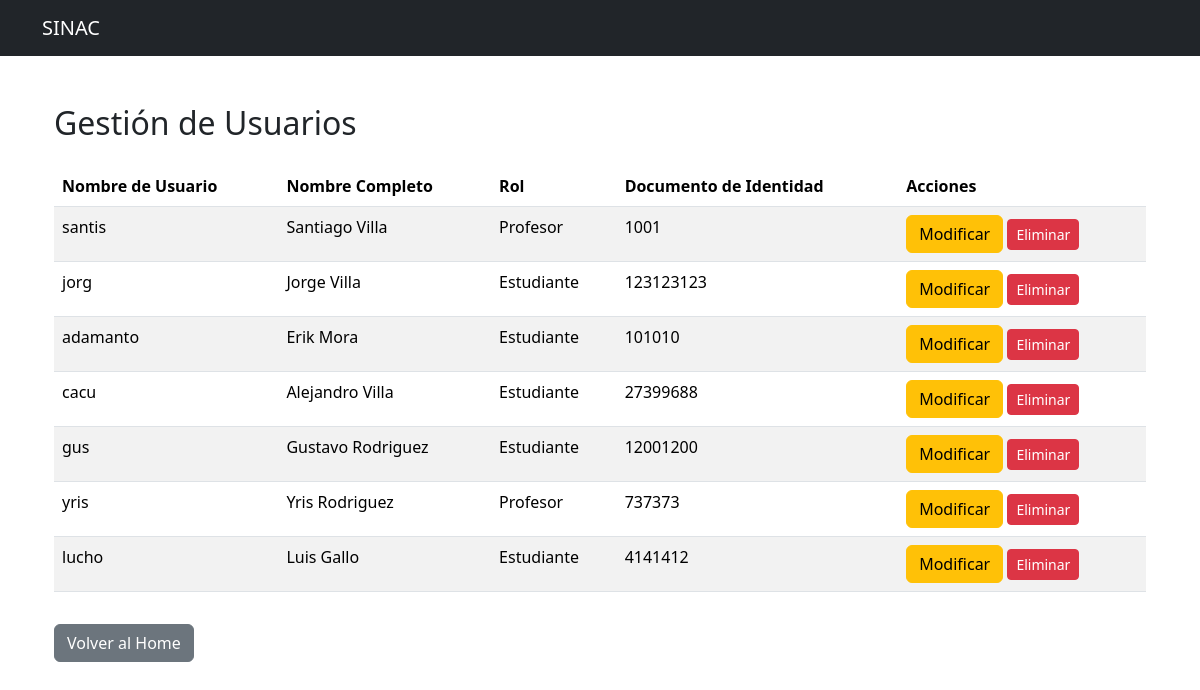
The app's page /usuarios/ (signed in) with its own data.
### SINAC/models.py (models this page shows, shortened)
class Usuario(AbstractUser):
    ADMINISTRADOR = 'ADMINISTRADOR'
    ESTUDIANTE = 'ESTUDIANTE'
    PROFESOR = 'profesor'
    ROLES = [
        (ADMINISTRADOR, 'Administrador'),
        (ESTUDIANTE, 'Estudiante'),
        (PROFESOR, 'Profesor'),
    ]
    rol = models.CharField(max_length=20, choices=ROLES, default=ESTUDIANTE)

class Profesor(models.Model):
    usuario = models.OneToOneField(Usuario, on_delete=models.CASCADE)
    direccion = models.CharField(max_length=255)
    fecha_nacimiento = models.DateField()
    telefono = models.CharField(max_length=15)
    documento = models.CharField(max_length=20, unique=True)
    email = models.EmailField(unique=True)

class Estudiante(models.Model):
    usuario = models.OneToOneField(Usuario, on_delete=models.CASCADE, null=True, blank=True)
    documento = models.CharField(max_length=20, unique=True, default="0000000000")
    fecha_nacimiento = models.DateField()
    telefono_acudiente = models.CharField(max_length=15, default="0000000000")
    direccion = models.CharField(max_length=255, default="Sin dirección")
    grupo = models.ForeignKey('Grupo', on_delete=models.SET_NULL, null=True, blank=True)

### SINAC/views.py (the view)
# urls.py: path('usuarios/', lista_usuarios, name='lista_usuarios'),
@login_required
@user_passes_test(es_admin)
def lista_usuarios(request):
    usuarios = Usuario.objects.filter(is_superuser=False)
    return render(request, 'lista_usuarios.html', {'usuarios': usuarios})

### SINAC/views.py (called while the page is built)
def es_admin(user):
    return user.is_superuser

### templates/lista_usuarios.html (shortened to what this page needs)
{% extends 'base.html' %}
{% block content %}
<div class="container mt-5">
    <h2 class="mb-4">Gestión de Usuarios</h2>
    <table class="table table-striped">
        <thead>
            <tr>
                <th>Nombre de Usuario</th>
                <th>Nombre Completo</th>
                <th>Rol</th>
                <th>Documento de Identidad</th>
                <th>Acciones</th>
            </tr>
        </thead>
        <tbody>
            {% for usuario in usuarios %}
            <tr>
                <td>{{ usuario.username }}</td>
                <td>{{ usuario.first_name }} {{ usuario.last_name }}</td>
                <td>
                    {% if usuario.rol == 'ADMINISTRADOR' %}Administrador
                    {% elif usuario.rol == 'ESTUDIANTE' %}Estudiante
                    {% elif usuario.rol == 'profesor' %}Profesor
                    {% endif %}
                </td>
                <td>
                    {% if usuario.rol == 'ESTUDIANTE' %}
                        {{ usuario.estudiante.documento }}
                    {% elif usuario.rol == 'profesor' %}
                        {{ usuario.profesor.documento }}
                    {% else %}
                        N/A
                    {% endif %}
                </td>
                <td>
                    <a href="{% url 'modificar_usuario' usuario.id %}" class="btn btn-warning">Modificar</a>
                    <a href="{% url 'eliminar_usuario' usuario.id %}" class="btn btn-danger btn-sm">
                        Eliminar
                    </a>
                </td>
            </tr>
            {% endfor %}
        </tbody>
    </table>
    <a href="{% url 'home_admin' %}" class="btn btn-secondary mt-3">Volver al Home</a>
</div>
{% endblock %}

### records on screen
Usuario: username "santis", first_name "Santiago", last_name "Villa", rol "Profesor", profesor.documento "1001"
Usuario: username "jorg", first_name "Jorge", last_name "Villa", rol "Estudiante", estudiante.documento "123123123"
Usuario: username "adamanto", first_name "Erik", last_name "Mora", rol "Estudiante", estudiante.documento "101010"
Usuario: username "cacu", first_name "Alejandro", last_name "Villa", rol "Estudiante", estudiante.documento "27399688"
Usuario: username "gus", first_name "Gustavo", last_name "Rodriguez", rol "Estudiante", estudiante.documento "12001200"
Usuario: username "yris", first_name "Yris", last_name "Rodriguez", rol "Profesor", profesor.documento "737373"
Usuario: username "lucho", first_name "Luis", last_name "Gallo", rol "Estudiante", estudiante.documento "4141412"
